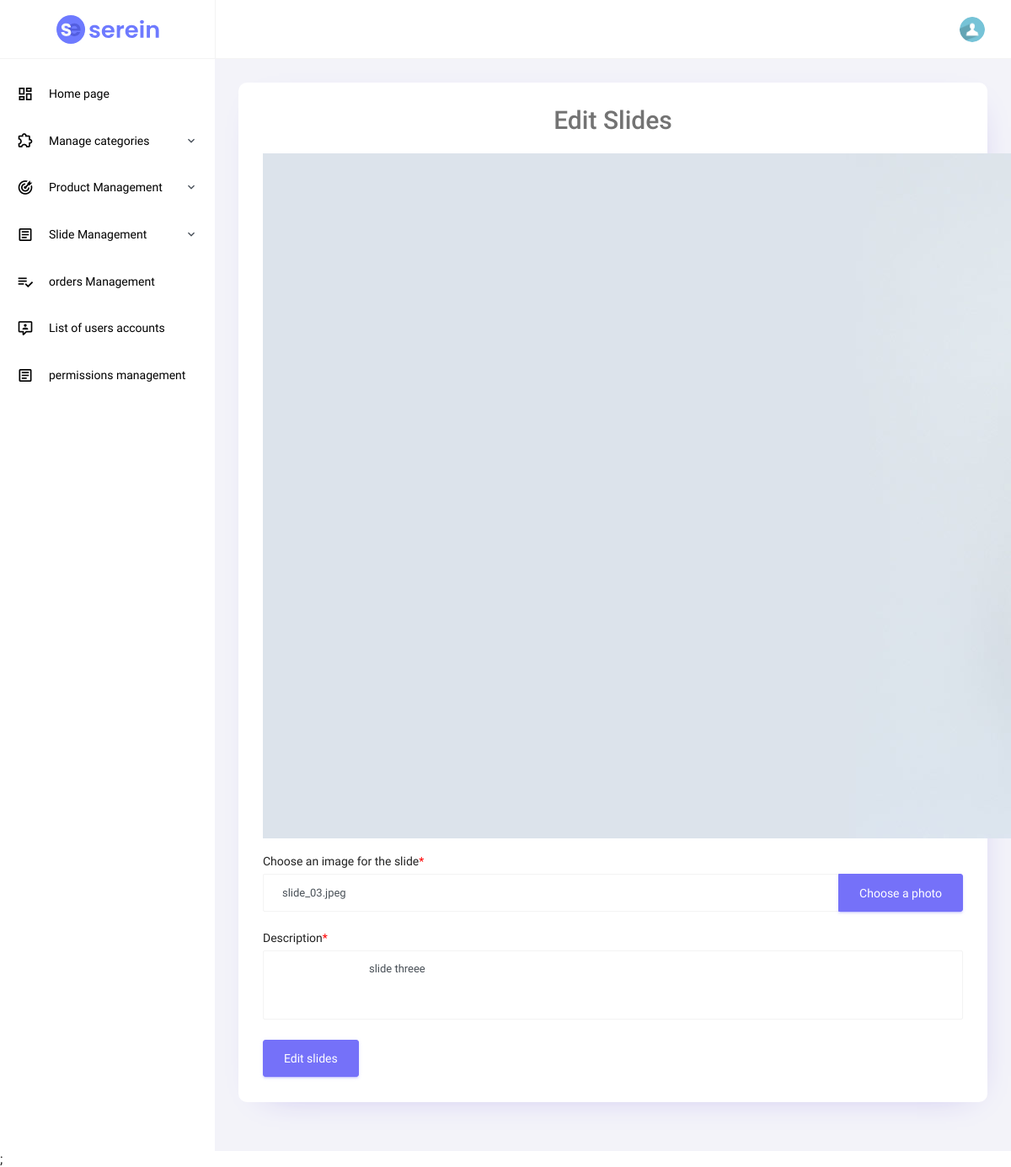
Screenshot of /furniture/admin/edit_slide.php?sid=11 with the database file from the repository.
### tables this page shows
CREATE TABLE `slides` (
  `slide_id` int(255) NOT NULL,
  `slide_image` text NOT NULL,
  `description` text NOT NULL,
  `post_on` datetime NOT NULL,
  `position` int(11) NOT NULL
);

### furniture/includes/functions.php (called while the page is built, shortened)
<?php
function validate_id($id){
    if (isset($id)&& filter_var($id,FILTER_VALIDATE_INT,array('min_array' => 1))) {
        $val_id = $id;
        return $val_id;
    }else{
        return NULL;
    }
}
?>

### furniture/admin/edit_slide.php (the view, shortened to what this page needs)
<?php
include ('../includes/mysqli_connect.php');
include ('../includes/functions.php');
include "admin_header.php";
include "admin_navbar.php";
include "admin_partial.php";
include "admin_sidebar.php";
$sid = validate_id($_GET['sid']);
?>
<?php
$q = "SELECT * FROM slides WHERE slide_id = {$sid}";
$r = mysqli_query($dbc,$q);
if (mysqli_num_rows($r) == 1){
    $slides = mysqli_fetch_array($r,MYSQLI_ASSOC);
}
?>
<div class="main-panel">
    <div class="content-wrapper">
        <div class="row grid-margin">
            <div class="col-12">
                <div class="card">
                    <div class="card-body">
                        <h4 class="card-title" style="text-align: center;font-size: 30px;">Edit slides</h4>
                        <?php
                        if (isset($slides['slide_image'])){
                            echo "
                                <img src='uploads/slides/" . $slides['slide_image'] . "' style = 'margin-bottom: 20px;' alt=\"\">
                                ";
                        }
                        ?>
                        <form class="forms-sample" method="post" action="action/action_edit_slide.php?sid=<?php echo $sid;?>" enctype="multipart/form-data">
                            <div class="form-group">
                                <label>Choose an image for the slide<span style="color: red">*</span></label>
                                <div class="input-group col-xs-12">
                                    <input type="text" value="<?php echo $slides['slide_image']?>" class="form-control file-upload-info"
                                           disabled="" placeholder="...">
                                    <span class="input-group-append">
                          <button class="file-upload-browse btn btn-primary" type="button">Choose a photo</button>
                        </span>
                                </div>
                            </div>
                            <div class="form-group">
                                <label for="exampleTextarea1">Description<span style="color: red">*</span></label>
                                <textarea class="form-control" name="description" id="editor1" rows="4">
                                <?php
                                if (isset($slides['description'])) echo $slides['description'];
                                ?>
                                </textarea>
                            </div>
                            <input type="submit" class="btn btn-primary mr-2" name="submit" value="Edit slides">
                        </form>
                    </div>
                </div>
            </div>
        </div>
    </div>
</div>
<?php include "admin_end.php" ?>;

### rows the page displays
slides: slide_image (picture), slide_image "slide_03.jpeg", description "slide threee"
